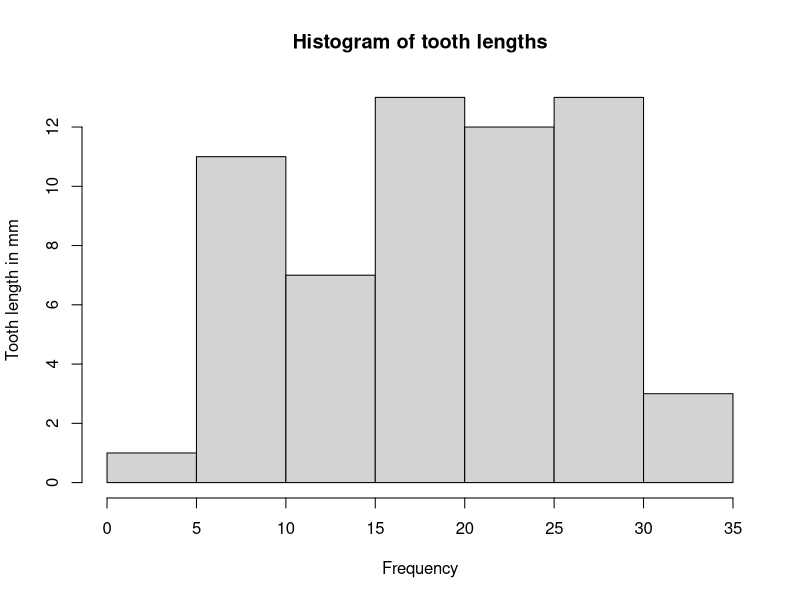
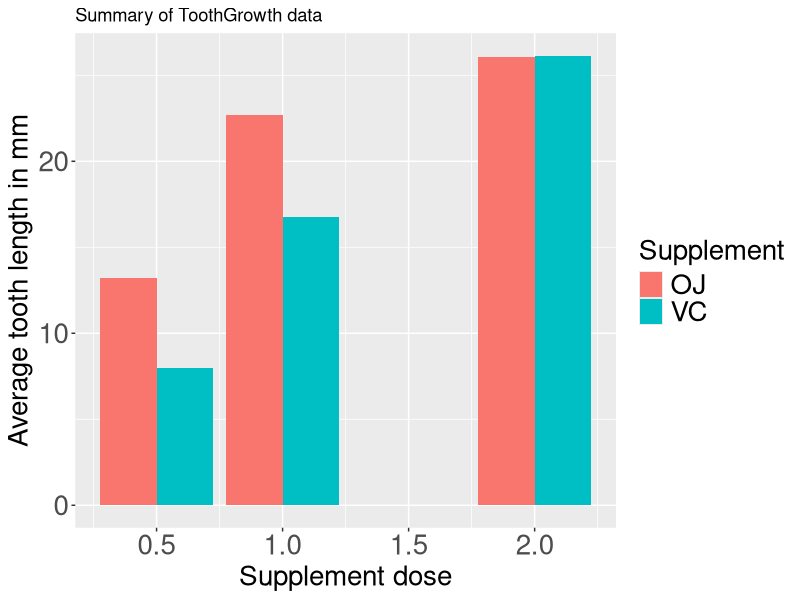

Generate these figures, in order, with R: (Note: this script raises an error after producing the figures.)
## ---- chunk 1
library(knitr)
ToothGrowth<- as.data.frame(ToothGrowth)
kable(summary(ToothGrowth))
## ---- chunk 2
library(knitr)
kable(summary(subset(ToothGrowth, supp=='VC')))
## ---- chunk 3
library(knitr)
kable(summary(subset(ToothGrowth, supp=='OJ')))
## ---- chunk 4
hist(ToothGrowth$len, main = "Histogram of tooth lengths", xlab = "Frequency", ylab = "Tooth length in mm")
## ---- chunk 5
library(doBy)
summaryBy(len ~ supp + dose, data = ToothGrowth, FUN = mean, keep.names=TRUE)
## ---- chunk 6
library(doBy)
ToothGrowth_summary<- summaryBy(len ~ supp + dose, data = ToothGrowth, FUN = mean, keep.names=TRUE)
library(ggplot2)
ggplot(ToothGrowth_summary, aes(x = dose, y= len)) + geom_bar(aes(fill = supp), position = "dodge", stat= 'identity') + labs(y = "Average tooth length in mm") + labs(x = "Supplement dose") +
ggtitle("Summary of ToothGrowth data") + theme(axis.title.x = element_text(size=20), axis.text.x = element_text(size=20)) + 
theme(axis.title.y = element_text(size=20), axis.text.y  = element_text(size=20)) + labs(fill = "Supplement") +
theme(legend.text = element_text(size=20)) + theme(legend.title = element_text(size=20)) 
## ---- chunk 7
quantile(ToothGrowth$len, c(0.9, 0.95, 0.99))
## ---- chunk 8
ToothGrowth_mean<- mean(ToothGrowth$len)
ToothGrowth_sd<- sd(ToothGrowth$len)
n<- length(ToothGrowth$len)
ToothGrowth_mean + (c(-1,1) * (qt(0.975, n-1)) * (ToothGrowth_sd/(sqrt(n))))
## ---- chunk 9
ToothGrowth_mean + (c(-1,1) * (qnorm(0.975)) * (ToothGrowth_sd/(sqrt(n))))
## ---- chunk 10
x<- (subset(ToothGrowth, supp == 'VC' & dose == 0.5))$len
print(mean(x) + c(-1,1) * qnorm(0.975) * sd(x) / sqrt(length(x)))

x<- (subset(ToothGrowth, supp == 'VC' & dose == 1.0))$len
print(mean(x) + c(-1,1) * qnorm(0.975) * sd(x) / sqrt(length(x)))

x<- (subset(ToothGrowth, supp == 'VC' & dose == 2.0))$len
print(mean(x) + c(-1,1) * qnorm(0.975) * sd(x) / sqrt(length(x)))
## ---- chunk 11
x<- (subset(ToothGrowth, supp == 'OJ' & dose == 0.5))$len
print(mean(x) + c(-1,1) * qnorm(0.975) * sd(x) / sqrt(length(x)))

x<- (subset(ToothGrowth, supp == 'OJ' & dose == 1.0))$len
print(mean(x) + c(-1,1) * qnorm(0.975) * sd(x) / sqrt(length(x)))

x<- (subset(ToothGrowth, supp == 'OJ' & dose == 2.0))$len
print(mean(x) + c(-1,1) * qnorm(0.975) * sd(x) / sqrt(length(x)))
## ---- chunk 12
ToothGrowth[c("dose_simplified")]<- ifelse(ToothGrowth$dose <= 1, '0-1', '2')
## ---- chunk 13
t.test(ToothGrowth$len ~ ToothGrowth$supp, paired=FALSE)
t.test(ToothGrowth$len ~ ToothGrowth$dose_simplified, paired=FALSE)
